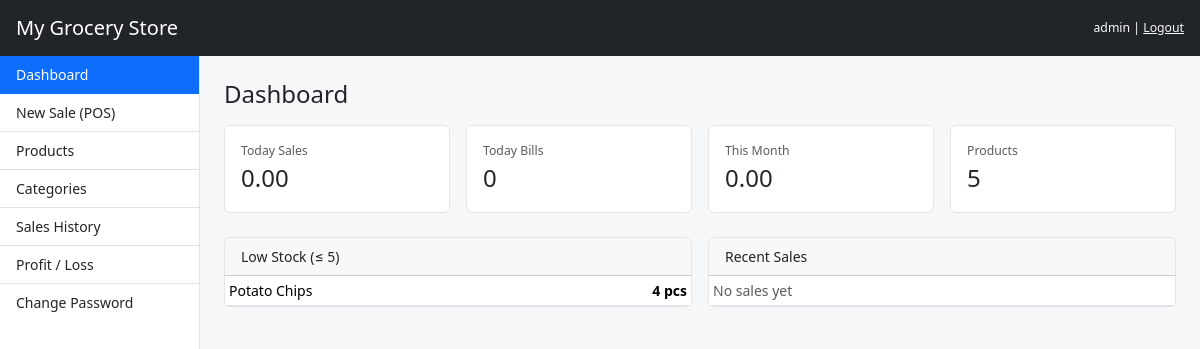
The app's page /dashboard.php (signed in) with its own data.
### tables this page shows
CREATE TABLE products (
  id INT AUTO_INCREMENT PRIMARY KEY,
  category_id INT NULL,
  name VARCHAR(150) NOT NULL,
  barcode VARCHAR(60) NULL,
  unit VARCHAR(20) NOT NULL DEFAULT 'pcs',
  cost_price DECIMAL(10,2) NOT NULL DEFAULT 0,
  sell_price DECIMAL(10,2) NOT NULL DEFAULT 0,
  stock DECIMAL(10,2) NOT NULL DEFAULT 0,
  created_at TIMESTAMP DEFAULT CURRENT_TIMESTAMP,
  INDEX (barcode), INDEX (name),
  FOREIGN KEY (category_id) REFERENCES categories(id) ON DELETE SET NULL
);

### includes/functions.php (called while the page is built, shortened)
<?php
function e($s) { return htmlspecialchars((string)$s, ENT_QUOTES, 'UTF-8'); }
function qty($n) { return rtrim(rtrim(number_format((float)$n, 2, '.', ''), '0'), '.'); }
function db($conn, $sql, $params = []) {
    $st = mysqli_prepare($conn, $sql);
    if ($params) {
        $types = '';
        foreach ($params as $p) $types .= is_int($p) ? 'i' : (is_float($p) ? 'd' : 's');
        mysqli_stmt_bind_param($st, $types, ...$params);
    }
    mysqli_stmt_execute($st);
    $res = mysqli_stmt_get_result($st);
    return $res ?: null;
}
function rows($conn, $sql, $params = []) {
    $r = db($conn, $sql, $params);
    return $r ? mysqli_fetch_all($r, MYSQLI_ASSOC) : [];
}

### dashboard.php (the view, shortened to what this page needs)
<?php
require_once __DIR__ . '/includes/auth.php';
$today = date('Y-m-d');
$t = row($conn, "SELECT COUNT(*) bills, COALESCE(SUM(total),0) amt FROM sales WHERE DATE(sale_date)=?", [$today]);
$m = row($conn, "SELECT COALESCE(SUM(total),0) amt FROM sales WHERE DATE_FORMAT(sale_date,'%Y-%m')=?", [date('Y-m')]);
$p = row($conn, "SELECT COUNT(*) c FROM products");
$low = rows($conn, "SELECT name, stock, unit FROM products WHERE stock<=? ORDER BY stock LIMIT 10", [(float)LOW_STOCK]);
$recent = rows($conn, "SELECT id, invoice_no, total, sale_date FROM sales ORDER BY id DESC LIMIT 8");
include __DIR__ . '/includes/header.php';
?>
<h4 class="mb-3">Dashboard</h4>
<div class="row g-3 mb-4">
  <?php foreach ([['Today Sales', money($t['amt'])], ['Today Bills', $t['bills']], ['This Month', money($m['amt'])], ['Products', $p['c']]] as [$l, $v]): ?>
  <div class="col-6 col-lg-3"><div class="card"><div class="card-body">
    <div class="text-muted small"><?= $l ?></div><div class="fs-4"><?= $v ?></div>
  </div></div></div>
  <?php endforeach; ?>
</div>
<div class="row g-3">
  <div class="col-lg-6"><div class="card"><div class="card-header">Low Stock (≤ <?= LOW_STOCK ?>)</div>
    <table class="table table-sm mb-0"><?php foreach ($low as $r): ?>
      <tr><td><?= e($r['name']) ?></td><td class="text-end low"><?= qty($r['stock']) . ' ' . e($r['unit']) ?></td></tr>
    <?php endforeach; if (!$low) echo '<tr><td class="text-muted">All good</td></tr>'; ?></table></div></div>
  <div class="col-lg-6"><div class="card"><div class="card-header">Recent Sales</div>
    <table class="table table-sm mb-0"><?php foreach ($recent as $r): ?>
    <?php endforeach; if (!$recent) echo '<tr><td class="text-muted">No sales yet</td></tr>'; ?></table></div></div>
</div>
<?php include __DIR__ . '/includes/footer.php'; ?>

### assets/css/style.css (style rules this page uses)
body { background: #f6f7f9; font-size: 14px; }
.card { border: 1px solid #e3e5e8; box-shadow: none; }
.low { color: #dc3545; font-weight: 600; }

### records on screen
products: name "Potato Chips", stock "4", unit "pcs"

### other values on screen
SHOP_NAME "My Grocery Store"
$_SESSION['admin_name'] "admin"
$label "Dashboard"
$label "New Sale (POS)"
$label "Products"
$label "Categories"
$label "Sales History"
$label "Profit / Loss"
$label "Change Password"
$l "Today Sales"
$v "0.00"
$l "Today Bills"
$v "0"
$l "This Month"
$l "Products"
